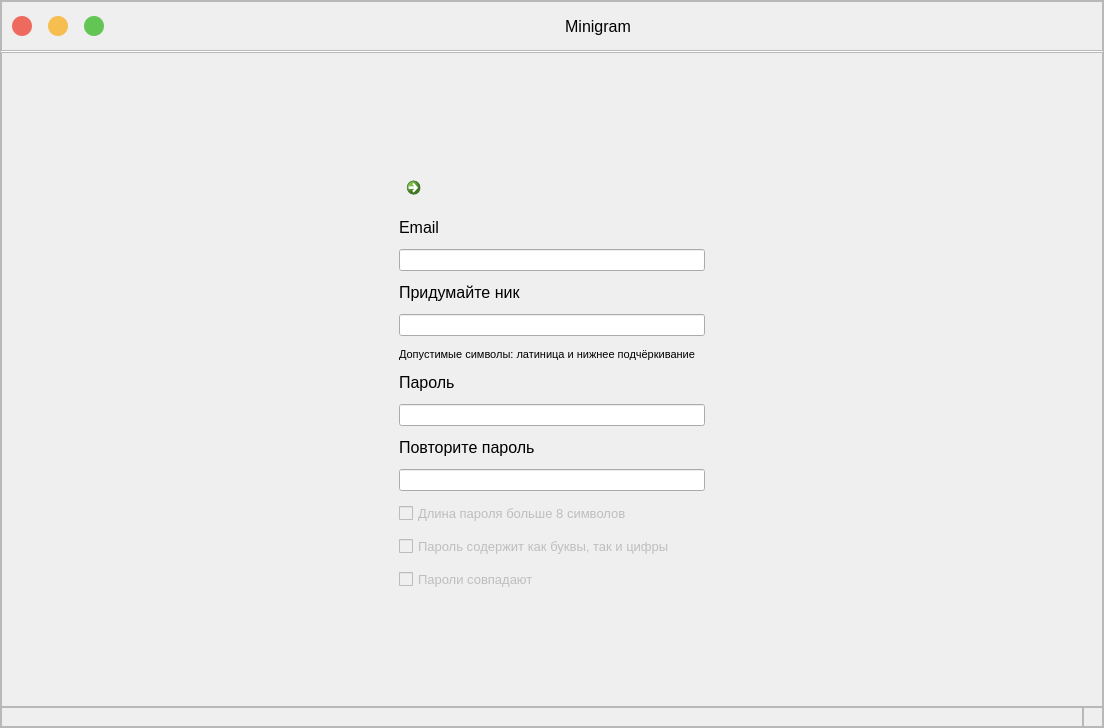
<?xml version="1.0" encoding="UTF-8"?>
<ui version="4.0">
 <class>MainWindow</class>
 <widget class="QWidget" name="MainWindow">
  <property name="geometry">
   <rect>
    <x>0</x>
    <y>0</y>
    <width>1104</width>
    <height>728</height>
   </rect>
  </property>
  <property name="windowTitle">
   <string>Minigram</string>
  </property>
  <layout class="QGridLayout" name="main_window_grid">
   <property name="leftMargin">
    <number>0</number>
   </property>
   <property name="topMargin">
    <number>0</number>
   </property>
   <property name="rightMargin">
    <number>0</number>
   </property>
   <property name="bottomMargin">
    <number>0</number>
   </property>
   <property name="spacing">
    <number>0</number>
   </property>
   <item row="0" column="0">
    <widget class="QFrame" name="CustomWindow">
     <property name="frameShape">
      <enum>QFrame::StyledPanel</enum>
     </property>
     <property name="frameShadow">
      <enum>QFrame::Raised</enum>
     </property>
     <layout class="QGridLayout" name="custom_window_grid">
      <property name="leftMargin">
       <number>0</number>
      </property>
      <property name="topMargin">
       <number>0</number>
      </property>
      <property name="rightMargin">
       <number>0</number>
      </property>
      <property name="bottomMargin">
       <number>0</number>
      </property>
      <property name="spacing">
       <number>0</number>
      </property>
      <item row="0" column="0">
       <layout class="QGridLayout" name="custom_window_grid_2">
        <property name="spacing">
         <number>0</number>
        </property>
        <item row="2" column="0" colspan="2">
         <widget class="QFrame" name="content_widget">
          <property name="styleSheet">
           <string notr="true"/>
          </property>
          <property name="frameShape">
           <enum>QFrame::StyledPanel</enum>
          </property>
          <property name="frameShadow">
           <enum>QFrame::Raised</enum>
          </property>
          <layout class="QGridLayout" name="content_grid">
           <property name="leftMargin">
            <number>0</number>
           </property>
           <property name="topMargin">
            <number>0</number>
           </property>
           <property name="rightMargin">
            <number>0</number>
           </property>
           <property name="bottomMargin">
            <number>0</number>
           </property>
           <property name="spacing">
            <number>0</number>
           </property>
           <item row="0" column="0">
            <widget class="QStackedWidget" name="stacked_widget">
             <property name="currentIndex">
              <number>1</number>
             </property>
             <widget class="QWidget" name="login_widget">
              <layout class="QGridLayout" name="login_layout">
               <property name="leftMargin">
                <number>0</number>
               </property>
               <property name="topMargin">
                <number>0</number>
               </property>
               <property name="rightMargin">
                <number>0</number>
               </property>
               <property name="bottomMargin">
                <number>0</number>
               </property>
               <property name="spacing">
                <number>0</number>
               </property>
               <item row="1" column="2">
                <spacer name="horizontalSpacer_2">
                 <property name="orientation">
                  <enum>Qt::Horizontal</enum>
                 </property>
                 <property name="sizeHint" stdset="0">
                  <size>
                   <width>40</width>
                   <height>20</height>
                  </size>
                 </property>
                </spacer>
               </item>
               <item row="1" column="0">
                <spacer name="horizontalSpacer">
                 <property name="orientation">
                  <enum>Qt::Horizontal</enum>
                 </property>
                 <property name="sizeHint" stdset="0">
                  <size>
                   <width>40</width>
                   <height>20</height>
                  </size>
                 </property>
                </spacer>
               </item>
               <item row="1" column="1">
                <layout class="QGridLayout" name="login_grid">
                 <property name="spacing">
                  <number>12</number>
                 </property>
                 <item row="5" column="0">
                  <widget class="QCommandLinkButton" name="to_register_page_link">
                   <property name="font">
                    <font>
                     <family>Segoe UI</family>
                    </font>
                   </property>
                   <property name="cursor">
                    <cursorShape>PointingHandCursor</cursorShape>
                   </property>
                   <property name="text">
                    <string>Регистрация</string>
                   </property>
                   <property name="icon">
                    <iconset theme="none">
                     <normaloff>../../.designer/backup</normaloff>../../.designer/backup</iconset>
                   </property>
                   <property name="iconSize">
                    <size>
                     <width>0</width>
                     <height>0</height>
                    </size>
                   </property>
                  </widget>
                 </item>
                 <item row="3" column="0">
                  <widget class="QLineEdit" name="password_edit">
                   <property name="inputMask">
                    <string extracomment="0"/>
                   </property>
                   <property name="maxLength">
                    <number>100</number>
                   </property>
                   <property name="frame">
                    <bool>true</bool>
                   </property>
                   <property name="echoMode">
                    <enum>QLineEdit::Password</enum>
                   </property>
                  </widget>
                 </item>
                 <item row="1" column="0">
                  <widget class="QLineEdit" name="email_edit">
                   <property name="maxLength">
                    <number>100</number>
                   </property>
                  </widget>
                 </item>
                 <item row="0" column="0">
                  <widget class="QLabel" name="email_label">
                   <property name="font">
                    <font>
                     <pointsize>12</pointsize>
                    </font>
                   </property>
                   <property name="text">
                    <string>Email</string>
                   </property>
                  </widget>
                 </item>
                 <item row="2" column="0">
                  <widget class="QLabel" name="password_label">
                   <property name="font">
                    <font>
                     <pointsize>12</pointsize>
                    </font>
                   </property>
                   <property name="text">
                    <string>Пароль</string>
                   </property>
                  </widget>
                 </item>
                 <item row="6" column="0">
                  <widget class="QCommandLinkButton" name="forgot_password_link">
                   <property name="cursor">
                    <cursorShape>PointingHandCursor</cursorShape>
                   </property>
                   <property name="text">
                    <string>Забыл пароль?</string>
                   </property>
                   <property name="icon">
                    <iconset theme="none">
                     <normaloff>../../.designer/backup</normaloff>../../.designer/backup</iconset>
                   </property>
                   <property name="iconSize">
                    <size>
                     <width>0</width>
                     <height>0</height>
                    </size>
                   </property>
                  </widget>
                 </item>
                 <item row="4" column="0">
                  <widget class="QFrame" name="frame_for_login_btn">
                   <property name="frameShape">
                    <enum>QFrame::StyledPanel</enum>
                   </property>
                   <property name="frameShadow">
                    <enum>QFrame::Raised</enum>
                   </property>
                  </widget>
                 </item>
                </layout>
               </item>
               <item row="0" column="1">
                <spacer name="verticalSpacer">
                 <property name="orientation">
                  <enum>Qt::Vertical</enum>
                 </property>
                 <property name="sizeHint" stdset="0">
                  <size>
                   <width>20</width>
                   <height>40</height>
                  </size>
                 </property>
                </spacer>
               </item>
               <item row="2" column="1">
                <spacer name="verticalSpacer_2">
                 <property name="orientation">
                  <enum>Qt::Vertical</enum>
                 </property>
                 <property name="sizeHint" stdset="0">
                  <size>
                   <width>20</width>
                   <height>40</height>
                  </size>
                 </property>
                </spacer>
               </item>
              </layout>
             </widget>
             <widget class="QWidget" name="register_widget">
              <layout class="QGridLayout" name="register_layout">
               <property name="leftMargin">
                <number>0</number>
               </property>
               <property name="topMargin">
                <number>0</number>
               </property>
               <property name="rightMargin">
                <number>0</number>
               </property>
               <property name="bottomMargin">
                <number>0</number>
               </property>
               <property name="spacing">
                <number>0</number>
               </property>
               <item row="2" column="1">
                <spacer name="verticalSpacer_3">
                 <property name="orientation">
                  <enum>Qt::Vertical</enum>
                 </property>
                 <property name="sizeHint" stdset="0">
                  <size>
                   <width>20</width>
                   <height>40</height>
                  </size>
                 </property>
                </spacer>
               </item>
               <item row="0" column="1">
                <spacer name="verticalSpacer_4">
                 <property name="orientation">
                  <enum>Qt::Vertical</enum>
                 </property>
                 <property name="sizeHint" stdset="0">
                  <size>
                   <width>20</width>
                   <height>40</height>
                  </size>
                 </property>
                </spacer>
               </item>
               <item row="1" column="1">
                <layout class="QGridLayout" name="register_grid">
                 <property name="leftMargin">
                  <number>30</number>
                 </property>
                 <property name="topMargin">
                  <number>0</number>
                 </property>
                 <property name="rightMargin">
                  <number>30</number>
                 </property>
                 <property name="bottomMargin">
                  <number>0</number>
                 </property>
                 <property name="spacing">
                  <number>12</number>
                 </property>
                 <item row="8" column="0">
                  <widget class="QLabel" name="repeat_password_label">
                   <property name="font">
                    <font>
                     <pointsize>12</pointsize>
                    </font>
                   </property>
                   <property name="text">
                    <string>Повторите пароль</string>
                   </property>
                  </widget>
                 </item>
                 <item row="1" column="0">
                  <widget class="QLabel" name="register_email_label">
                   <property name="font">
                    <font>
                     <pointsize>12</pointsize>
                    </font>
                   </property>
                   <property name="text">
                    <string>Email</string>
                   </property>
                  </widget>
                 </item>
                 <item row="11" column="0">
                  <widget class="QCheckBox" name="digits_letters_validator">
                   <property name="enabled">
                    <bool>false</bool>
                   </property>
                   <property name="font">
                    <font>
                     <pointsize>10</pointsize>
                    </font>
                   </property>
                   <property name="text">
                    <string>Пароль содержит как буквы, так и цифры</string>
                   </property>
                   <property name="checkable">
                    <bool>true</bool>
                   </property>
                  </widget>
                 </item>
                 <item row="12" column="0">
                  <widget class="QCheckBox" name="passwords_match_validator">
                   <property name="enabled">
                    <bool>false</bool>
                   </property>
                   <property name="font">
                    <font>
                     <pointsize>10</pointsize>
                    </font>
                   </property>
                   <property name="text">
                    <string>Пароли совпадают</string>
                   </property>
                   <property name="checkable">
                    <bool>true</bool>
                   </property>
                  </widget>
                 </item>
                 <item row="3" column="0">
                  <widget class="QLabel" name="register_nick_label">
                   <property name="font">
                    <font>
                     <pointsize>12</pointsize>
                    </font>
                   </property>
                   <property name="text">
                    <string>Придумайте ник</string>
                   </property>
                  </widget>
                 </item>
                 <item row="5" column="0">
                  <widget class="QLabel" name="valid_symbols_label">
                   <property name="font">
                    <font>
                     <pointsize>8</pointsize>
                    </font>
                   </property>
                   <property name="text">
                    <string>Допустимые символы: латиница и нижнее подчёркивание</string>
                   </property>
                  </widget>
                 </item>
                 <item row="4" column="0">
                  <widget class="QLineEdit" name="register_nick_edit"/>
                 </item>
                 <item row="6" column="0">
                  <widget class="QLabel" name="register_password_label">
                   <property name="font">
                    <font>
                     <pointsize>12</pointsize>
                    </font>
                   </property>
                   <property name="text">
                    <string>Пароль</string>
                   </property>
                  </widget>
                 </item>
                 <item row="9" column="0">
                  <widget class="QLineEdit" name="repeat_password_edit">
                   <property name="echoMode">
                    <enum>QLineEdit::Password</enum>
                   </property>
                  </widget>
                 </item>
                 <item row="2" column="0">
                  <widget class="QLineEdit" name="register_email_edit"/>
                 </item>
                 <item row="7" column="0">
                  <widget class="QLineEdit" name="register_password_edit">
                   <property name="echoMode">
                    <enum>QLineEdit::Password</enum>
                   </property>
                  </widget>
                 </item>
                 <item row="10" column="0">
                  <widget class="QCheckBox" name="length_validator">
                   <property name="enabled">
                    <bool>false</bool>
                   </property>
                   <property name="font">
                    <font>
                     <pointsize>10</pointsize>
                    </font>
                   </property>
                   <property name="text">
                    <string>Длина пароля больше 8 символов</string>
                   </property>
                   <property name="checkable">
                    <bool>true</bool>
                   </property>
                   <property name="checked">
                    <bool>false</bool>
                   </property>
                  </widget>
                 </item>
                 <item row="0" column="0">
                  <widget class="QCommandLinkButton" name="to_login_page_arrow">
                   <property name="cursor">
                    <cursorShape>PointingHandCursor</cursorShape>
                   </property>
                   <property name="text">
                    <string/>
                   </property>
                   <property name="icon">
                    <iconset>
                     <normaloff>static/left-arrow.svg</normaloff>static/left-arrow.svg</iconset>
                   </property>
                   <property name="iconSize">
                    <size>
                     <width>25</width>
                     <height>25</height>
                    </size>
                   </property>
                  </widget>
                 </item>
                </layout>
               </item>
               <item row="1" column="2">
                <spacer name="horizontalSpacer_3">
                 <property name="orientation">
                  <enum>Qt::Horizontal</enum>
                 </property>
                 <property name="sizeHint" stdset="0">
                  <size>
                   <width>40</width>
                   <height>20</height>
                  </size>
                 </property>
                </spacer>
               </item>
               <item row="1" column="0">
                <spacer name="horizontalSpacer_4">
                 <property name="orientation">
                  <enum>Qt::Horizontal</enum>
                 </property>
                 <property name="sizeHint" stdset="0">
                  <size>
                   <width>40</width>
                   <height>20</height>
                  </size>
                 </property>
                </spacer>
               </item>
              </layout>
             </widget>
            </widget>
           </item>
          </layout>
         </widget>
        </item>
        <item row="3" column="1">
         <widget class="QFrame" name="grip_frame">
          <property name="sizePolicy">
           <sizepolicy hsizetype="Fixed" vsizetype="Fixed">
            <horstretch>0</horstretch>
            <verstretch>0</verstretch>
           </sizepolicy>
          </property>
          <property name="minimumSize">
           <size>
            <width>20</width>
            <height>20</height>
           </size>
          </property>
          <property name="maximumSize">
           <size>
            <width>20</width>
            <height>20</height>
           </size>
          </property>
          <property name="frameShape">
           <enum>QFrame::StyledPanel</enum>
          </property>
          <property name="frameShadow">
           <enum>QFrame::Raised</enum>
          </property>
         </widget>
        </item>
        <item row="3" column="0">
         <widget class="QFrame" name="empty_frame">
          <property name="sizePolicy">
           <sizepolicy hsizetype="Preferred" vsizetype="Fixed">
            <horstretch>0</horstretch>
            <verstretch>0</verstretch>
           </sizepolicy>
          </property>
          <property name="minimumSize">
           <size>
            <width>0</width>
            <height>20</height>
           </size>
          </property>
          <property name="maximumSize">
           <size>
            <width>16777215</width>
            <height>20</height>
           </size>
          </property>
          <property name="frameShape">
           <enum>QFrame::StyledPanel</enum>
          </property>
          <property name="frameShadow">
           <enum>QFrame::Raised</enum>
          </property>
         </widget>
        </item>
        <item row="0" column="0" colspan="2">
         <widget class="QFrame" name="title_bar">
          <property name="sizePolicy">
           <sizepolicy hsizetype="Preferred" vsizetype="Fixed">
            <horstretch>0</horstretch>
            <verstretch>0</verstretch>
           </sizepolicy>
          </property>
          <property name="minimumSize">
           <size>
            <width>0</width>
            <height>50</height>
           </size>
          </property>
          <property name="maximumSize">
           <size>
            <width>16777215</width>
            <height>50</height>
           </size>
          </property>
          <property name="frameShape">
           <enum>QFrame::StyledPanel</enum>
          </property>
          <property name="frameShadow">
           <enum>QFrame::Raised</enum>
          </property>
          <layout class="QHBoxLayout" name="title_bar_hbox">
           <property name="spacing">
            <number>0</number>
           </property>
           <property name="leftMargin">
            <number>10</number>
           </property>
           <property name="topMargin">
            <number>10</number>
           </property>
           <property name="rightMargin">
            <number>10</number>
           </property>
           <property name="bottomMargin">
            <number>10</number>
           </property>
           <item>
            <widget class="QWidget" name="window_btns" native="true">
             <layout class="QHBoxLayout" name="window_btns_hbox">
              <property name="spacing">
               <number>16</number>
              </property>
              <property name="leftMargin">
               <number>0</number>
              </property>
              <property name="topMargin">
               <number>0</number>
              </property>
              <property name="rightMargin">
               <number>0</number>
              </property>
              <property name="bottomMargin">
               <number>0</number>
              </property>
              <item>
               <widget class="QPushButton" name="close_btn">
                <property name="sizePolicy">
                 <sizepolicy hsizetype="Fixed" vsizetype="Fixed">
                  <horstretch>0</horstretch>
                  <verstretch>0</verstretch>
                 </sizepolicy>
                </property>
                <property name="minimumSize">
                 <size>
                  <width>20</width>
                  <height>20</height>
                 </size>
                </property>
                <property name="maximumSize">
                 <size>
                  <width>20</width>
                  <height>20</height>
                 </size>
                </property>
                <property name="font">
                 <font>
                  <family>Ubuntu</family>
                  <pointsize>8</pointsize>
                  <weight>75</weight>
                  <bold>true</bold>
                 </font>
                </property>
                <property name="styleSheet">
                 <string notr="true">border-radius: 10px;
background-color: #ee6a5e;
color: rgb(141, 25, 17);</string>
                </property>
                <property name="icon">
                 <iconset>
                  <normaloff>static/close.svg</normaloff>static/close.svg</iconset>
                </property>
                <property name="iconSize">
                 <size>
                  <width>0</width>
                  <height>0</height>
                 </size>
                </property>
               </widget>
              </item>
              <item>
               <widget class="QPushButton" name="minimize_btn">
                <property name="sizePolicy">
                 <sizepolicy hsizetype="Fixed" vsizetype="Fixed">
                  <horstretch>0</horstretch>
                  <verstretch>0</verstretch>
                 </sizepolicy>
                </property>
                <property name="minimumSize">
                 <size>
                  <width>20</width>
                  <height>20</height>
                 </size>
                </property>
                <property name="maximumSize">
                 <size>
                  <width>20</width>
                  <height>20</height>
                 </size>
                </property>
                <property name="styleSheet">
                 <string notr="true">border-radius: 10px;
background-color: #f6be4f;</string>
                </property>
                <property name="text">
                 <string/>
                </property>
                <property name="icon">
                 <iconset>
                  <normaloff>static/minimize.svg</normaloff>static/minimize.svg</iconset>
                </property>
                <property name="iconSize">
                 <size>
                  <width>0</width>
                  <height>0</height>
                 </size>
                </property>
               </widget>
              </item>
              <item>
               <widget class="QPushButton" name="maximize_btn">
                <property name="sizePolicy">
                 <sizepolicy hsizetype="Fixed" vsizetype="Fixed">
                  <horstretch>0</horstretch>
                  <verstretch>0</verstretch>
                 </sizepolicy>
                </property>
                <property name="minimumSize">
                 <size>
                  <width>20</width>
                  <height>20</height>
                 </size>
                </property>
                <property name="maximumSize">
                 <size>
                  <width>20</width>
                  <height>20</height>
                 </size>
                </property>
                <property name="styleSheet">
                 <string notr="true">border-radius: 10px;
background-color: #62c554;</string>
                </property>
                <property name="text">
                 <string/>
                </property>
                <property name="iconSize">
                 <size>
                  <width>0</width>
                  <height>0</height>
                 </size>
                </property>
               </widget>
              </item>
             </layout>
            </widget>
           </item>
           <item>
            <widget class="QLabel" name="title">
             <property name="sizePolicy">
              <sizepolicy hsizetype="Expanding" vsizetype="Preferred">
               <horstretch>0</horstretch>
               <verstretch>0</verstretch>
              </sizepolicy>
             </property>
             <property name="font">
              <font>
               <pointsize>12</pointsize>
              </font>
             </property>
             <property name="text">
              <string>Minigram</string>
             </property>
             <property name="alignment">
              <set>Qt::AlignCenter</set>
             </property>
            </widget>
           </item>
          </layout>
         </widget>
        </item>
        <item row="1" column="0" colspan="2">
         <widget class="Line" name="delimiter">
          <property name="sizePolicy">
           <sizepolicy hsizetype="Minimum" vsizetype="Fixed">
            <horstretch>0</horstretch>
            <verstretch>0</verstretch>
           </sizepolicy>
          </property>
          <property name="minimumSize">
           <size>
            <width>0</width>
            <height>1</height>
           </size>
          </property>
          <property name="maximumSize">
           <size>
            <width>16777215</width>
            <height>1</height>
           </size>
          </property>
          <property name="frameShadow">
           <enum>QFrame::Sunken</enum>
          </property>
          <property name="orientation">
           <enum>Qt::Horizontal</enum>
          </property>
         </widget>
        </item>
       </layout>
      </item>
     </layout>
    </widget>
   </item>
  </layout>
 </widget>
 <resources/>
 <connections/>
</ui>
